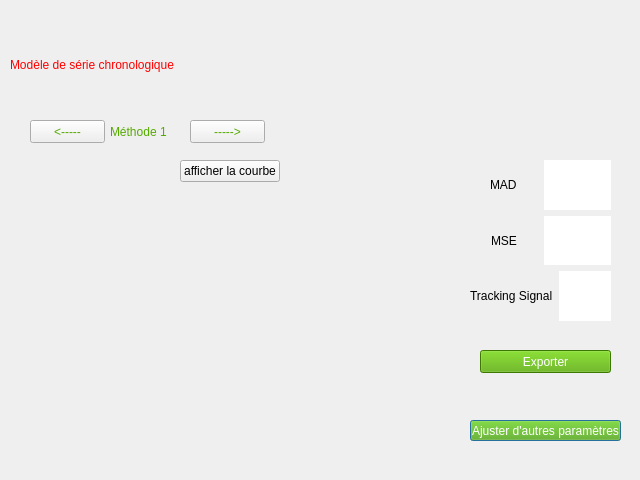
<?xml version="1.0" encoding="UTF-8"?>
<ui version="4.0">
 <class>Dialog</class>
 <widget class="QDialog" name="Dialog">
  <property name="geometry">
   <rect>
    <x>0</x>
    <y>0</y>
    <width>640</width>
    <height>480</height>
   </rect>
  </property>
  <property name="windowTitle">
   <string>Dialog</string>
  </property>
  <widget class="QPushButton" name="pushButton_6">
   <property name="geometry">
    <rect>
     <x>470</x>
     <y>420</y>
     <width>151</width>
     <height>21</height>
    </rect>
   </property>
   <property name="styleSheet">
    <string notr="true">white-space: normal;
overflow-wrap: break-word;
background-color: rgb(85, 170, 0);
color: rgb(255, 255, 255);</string>
   </property>
   <property name="text">
    <string>Ajuster d'autres paramètres</string>
   </property>
   <property name="iconSize">
    <size>
     <width>20</width>
     <height>20</height>
    </size>
   </property>
  </widget>
  <widget class="QWidget" name="layoutWidget_3">
   <property name="geometry">
    <rect>
     <x>10</x>
     <y>0</y>
     <width>621</width>
     <height>109</height>
    </rect>
   </property>
   <layout class="QVBoxLayout" name="verticalLayout_2">
    <item>
     <spacer name="horizontalSpacer">
      <property name="orientation">
       <enum>Qt::Horizontal</enum>
      </property>
      <property name="sizeHint" stdset="0">
       <size>
        <width>40</width>
        <height>20</height>
       </size>
      </property>
     </spacer>
    </item>
    <item>
     <widget class="QLabel" name="label">
      <property name="styleSheet">
       <string notr="true">color: rgb(255, 0, 0);
font: 75 13pt &quot;MS Shell Dlg 2&quot;;</string>
      </property>
      <property name="text">
       <string>Modèle de série chronologique</string>
      </property>
     </widget>
    </item>
   </layout>
  </widget>
  <widget class="QWidget" name="layoutWidget">
   <property name="geometry">
    <rect>
     <x>470</x>
     <y>160</y>
     <width>141</width>
     <height>161</height>
    </rect>
   </property>
   <layout class="QVBoxLayout" name="verticalLayout_3">
    <item>
     <layout class="QHBoxLayout" name="horizontalLayout">
      <item alignment="Qt::AlignHCenter">
       <widget class="QLabel" name="label_6">
        <property name="text">
         <string>MAD</string>
        </property>
       </widget>
      </item>
      <item>
       <widget class="QLabel" name="mad">
        <property name="styleSheet">
         <string notr="true">background-color: rgb(255, 255, 255);</string>
        </property>
        <property name="text">
         <string/>
        </property>
       </widget>
      </item>
     </layout>
    </item>
    <item>
     <layout class="QHBoxLayout" name="horizontalLayout_3">
      <item alignment="Qt::AlignHCenter">
       <widget class="QLabel" name="label_7">
        <property name="text">
         <string>MSE</string>
        </property>
       </widget>
      </item>
      <item>
       <widget class="QLabel" name="mse">
        <property name="styleSheet">
         <string notr="true">background-color: rgb(255, 255, 255);</string>
        </property>
        <property name="text">
         <string/>
        </property>
       </widget>
      </item>
     </layout>
    </item>
    <item>
     <layout class="QHBoxLayout" name="horizontalLayout_4">
      <item>
       <widget class="QLabel" name="label_8">
        <property name="text">
         <string>Tracking Signal</string>
        </property>
       </widget>
      </item>
      <item>
       <widget class="QLabel" name="track">
        <property name="styleSheet">
         <string notr="true">background-color: rgb(255, 255, 255);</string>
        </property>
        <property name="text">
         <string/>
        </property>
       </widget>
      </item>
     </layout>
    </item>
   </layout>
  </widget>
  <widget class="QPushButton" name="pushButton">
   <property name="geometry">
    <rect>
     <x>480</x>
     <y>350</y>
     <width>131</width>
     <height>23</height>
    </rect>
   </property>
   <property name="styleSheet">
    <string notr="true">background-color: rgb(85, 170, 0);
color: rgb(255, 255, 255);</string>
   </property>
   <property name="text">
    <string>Exporter</string>
   </property>
   <property name="iconSize">
    <size>
     <width>20</width>
     <height>20</height>
    </size>
   </property>
  </widget>
  <widget class="QLabel" name="label_2">
   <property name="geometry">
    <rect>
     <x>110</x>
     <y>120</y>
     <width>71</width>
     <height>23</height>
    </rect>
   </property>
   <property name="styleSheet">
    <string notr="true">color: rgb(85, 170, 0);
font: 75 11pt &quot;MS Shell Dlg 2&quot;;</string>
   </property>
   <property name="text">
    <string>Méthode 1</string>
   </property>
  </widget>
  <widget class="QWidget" name="layoutWidget_4">
   <property name="geometry">
    <rect>
     <x>20</x>
     <y>160</y>
     <width>421</width>
     <height>291</height>
    </rect>
   </property>
   <layout class="QVBoxLayout" name="myverticalLayout">
    <property name="spacing">
     <number>0</number>
    </property>
    <property name="rightMargin">
     <number>0</number>
    </property>
    <item alignment="Qt::AlignHCenter">
     <widget class="QPushButton" name="pushButton_generate_random_signal">
      <property name="text">
       <string>afficher la courbe</string>
      </property>
     </widget>
    </item>
    <item>
     <widget class="MplWidget" name="MplWidget" native="true"/>
    </item>
   </layout>
  </widget>
  <widget class="QPushButton" name="pushButton_2">
   <property name="geometry">
    <rect>
     <x>30</x>
     <y>120</y>
     <width>75</width>
     <height>23</height>
    </rect>
   </property>
   <property name="styleSheet">
    <string notr="true">color: rgb(85, 170, 0);
font: 75 15pt &quot;MS Shell Dlg 2&quot;;</string>
   </property>
   <property name="text">
    <string>&lt;-----</string>
   </property>
  </widget>
  <widget class="QPushButton" name="pushButton_3">
   <property name="geometry">
    <rect>
     <x>190</x>
     <y>120</y>
     <width>75</width>
     <height>23</height>
    </rect>
   </property>
   <property name="styleSheet">
    <string notr="true">color: rgb(85, 170, 0);
font: 75 15pt &quot;MS Shell Dlg 2&quot;;</string>
   </property>
   <property name="text">
    <string>-----&gt;</string>
   </property>
  </widget>
 </widget>
 <customwidgets>
  <customwidget>
   <class>MplWidget</class>
   <extends>QWidget</extends>
   <header location="global">mplwidget.h</header>
   <container>1</container>
  </customwidget>
 </customwidgets>
 <resources/>
 <connections/>
</ui>
